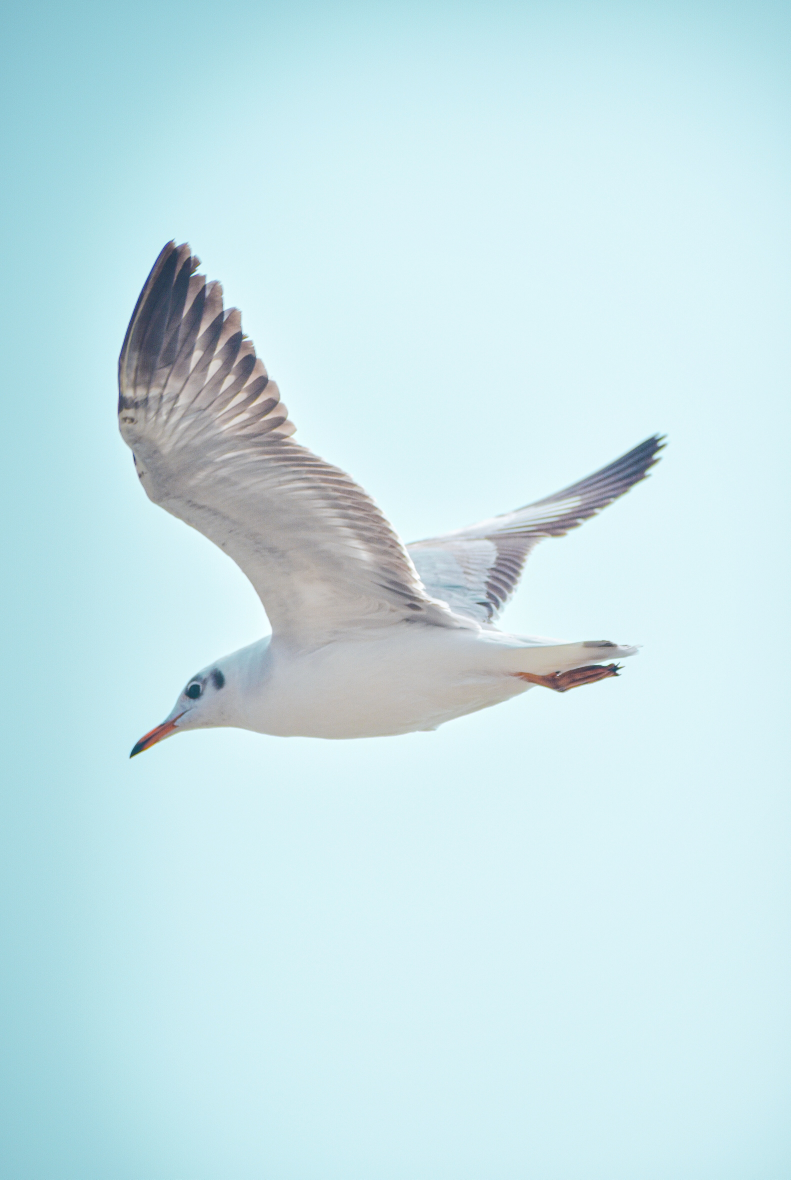
#> input picture cartoonify/bird.jpg, 3163 x 4717 px (shown at 1/4 size)
$ python main.py
#> lines starting #> are read from the running program, lines starting #| are printed output that depends on the picture
#the purpose of this script is to cartoonify an image

#imports
import cv2
import numpy as np
import matplotlib.pyplot as plt
import imageio
import sys
import easygui

"""
CV2: Imported to use OpenCV for image processing
easygui: Imported to open a file box. It allows us to select any file from our system.
Numpy: Images are stored and processed as numbers. These are taken as arrays. We use NumPy to deal with arrays.
Imageio: Used to read the file which is chosen by file box using a path.
Matplotlib: This library is used for visualization and plotting. Thus, it is imported to form the plot of images.
OS: For OS interaction. Here, to read the path and save images to that path.

"""

def chooseFile():
    """
    Allows user to choose file
    @return imgPath: Path to image
    """
    #open file box
    imgPath=easygui.fileopenbox()
#> the answer given: bird.jpg
    return imgPath


def cartoonify(imgPath):
    """
    Cartoonifies image stored in specified image path
    @param imgPath: path to image file
    """
#> called with imgPath = 'bird.jpg'
    #read image
    img=cv2.imread(imgPath)
#> img is the input picture: shape (4717, 3163, 3); mean B, G, R 233.2, 228.1, 200
    if img is None:
        print("The image file could not be found")
        sys.exit()
    #convert to RGB
    img_cvt_clr=cv2.cvtColor(img,cv2.COLOR_BGR2RGB)
    #resize image
    img_resized=cv2.resize(img_cvt_clr,(900,900))
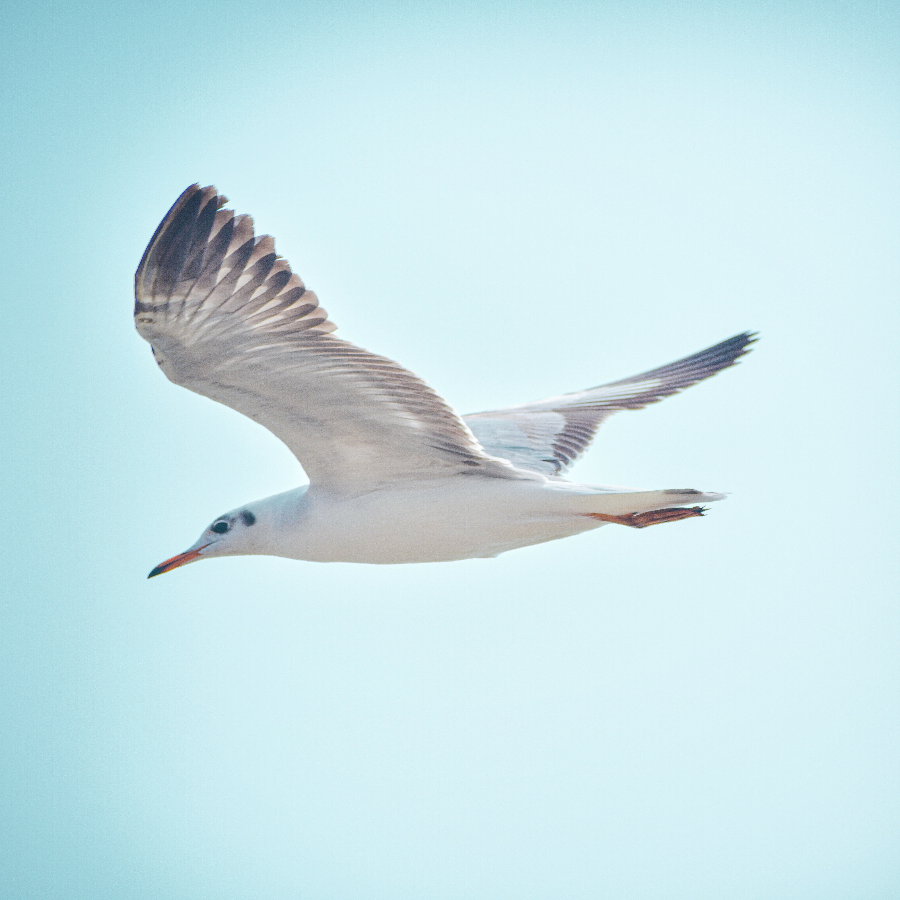
#> img_resized: shape (900, 900, 3); mean R, G, B 199.9, 228, 233.1
    #show image
    grey_img=cv2.cvtColor(img,cv2.COLOR_BGR2GRAY)
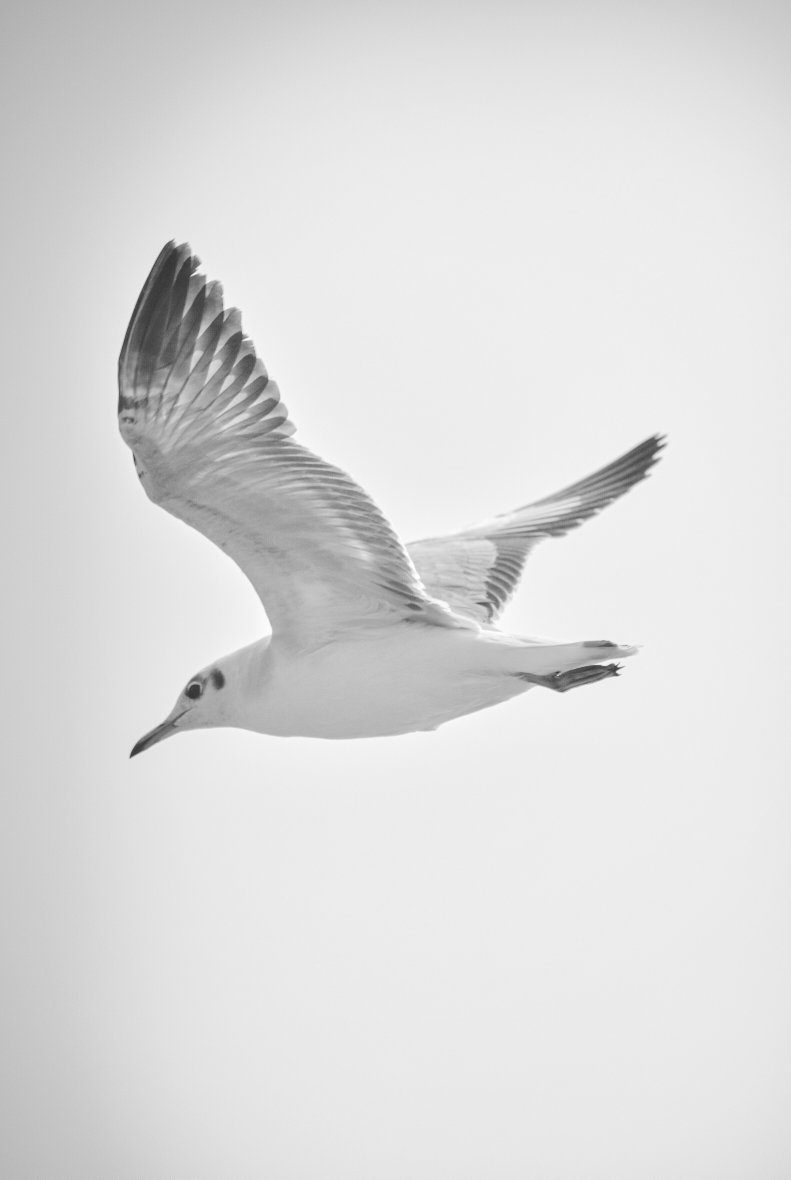
#> grey_img: shape (4717, 3163) (shown at 1/4 size); min 29, max 255, mean 220.2
    img_resized_grey=cv2.resize(grey_img,(900,900))
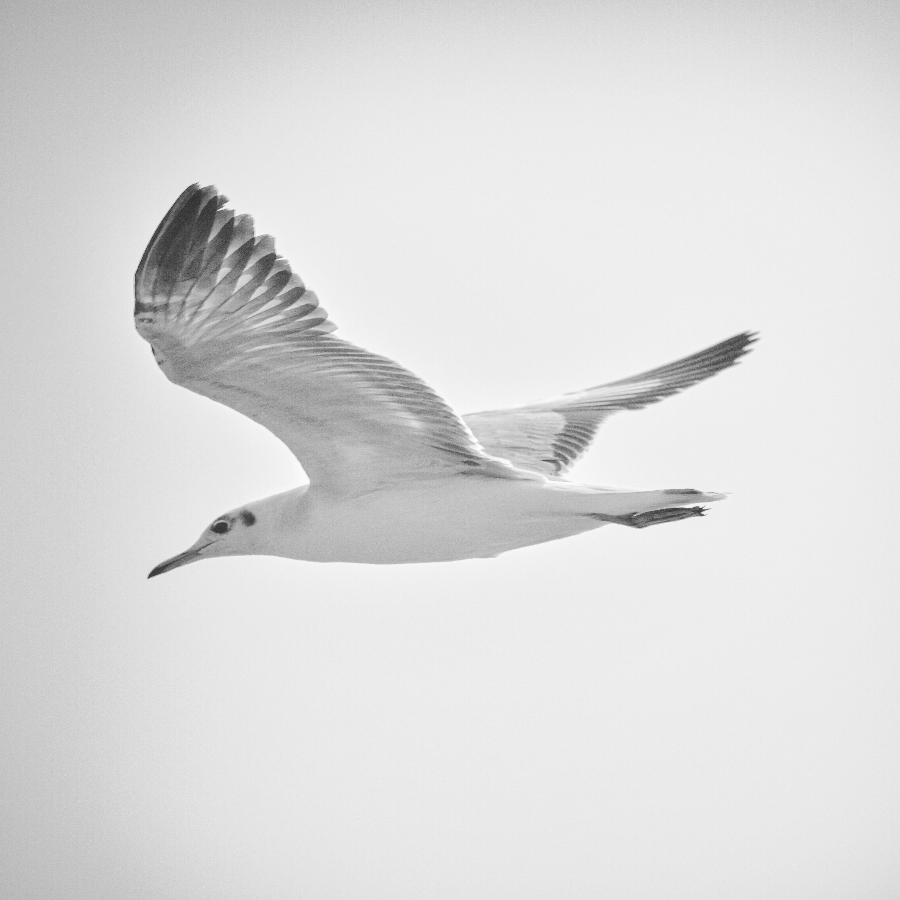
#> img_resized_grey: shape (900, 900); min 42, max 255, mean 220.1
    #apply median blur
    greyScale_smooth=cv2.medianBlur(grey_img,5)
    resized_smooth=cv2.resize(greyScale_smooth,(900,900))
#Allow user to choose image to cartoonify
imgPath=chooseFile()
cartoonify(imgPath)
